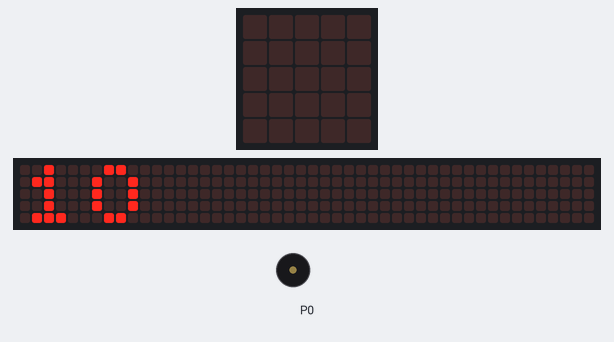
The program below on a simulated BBC micro:bit (MakeCode). Parts: the board's 5×5 LED display, a strip that is not on the board, showing the scrolling text unrolled, buzzer (waves = sounding). The 48×5 strip is a reading aid, not a part: it shows the text the display is scrolling, unrolled, one strip-width of it at a time. At 14.9 s the program stops and its outputs stay as they are.

Above: at 0.1 s.
At 2.2 s:
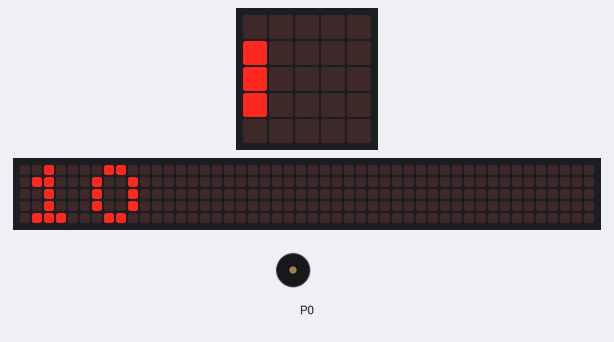
At 7.3 s:
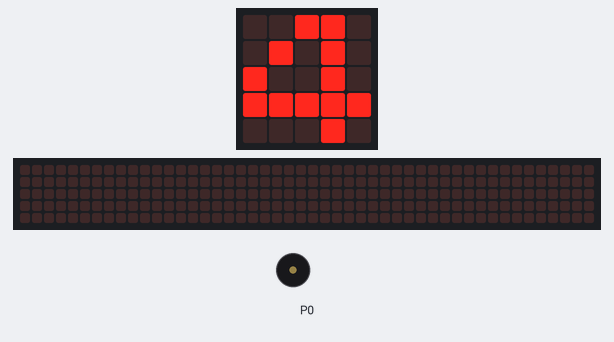
At 14.2 s:
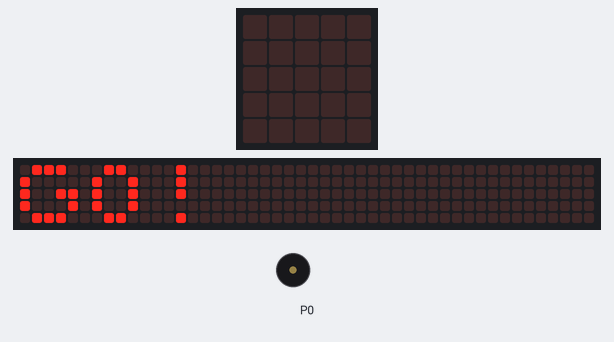
Timing chart, 0 to 15.7 s (numbered marks = the images above):
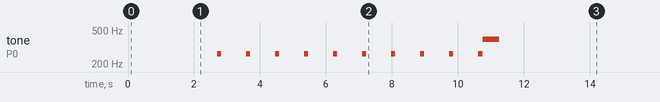

Measured:
- what the display in image 2 shows lasts 0.9 s, from 7.2 s to 8.1 s

The program:

main.ts
```typescript
for (let index = 0; index <= 9; index++) {
    basic.showNumber(10 - index)
    music.play(music.tonePlayable(262, music.beat(BeatFraction.Quarter)), music.PlaybackMode.UntilDone)
}
music.play(music.tonePlayable(392, music.beat(BeatFraction.Whole)), music.PlaybackMode.UntilDone)
basic.showString("GO!")
```

test.ts
```typescript
// aquí va el archivo "tests"; esto no se compilará cuando este paquete se utilice como una extensión.
```
